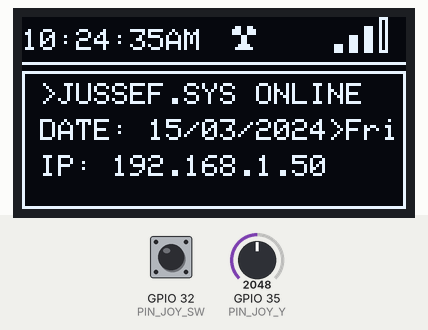
Simulated run of this sketch. Board: ESP32. Shown: 128×64 one-colour display. Inputs (shaded band) come from the test bench; at power-on: GPIO 32 (PIN_JOY_SW) HIGH, GPIO 35 (PIN_JOY_Y) = 2048. WiFi joins after 1.5 s; servers stay silent unless stated; uploads are accepted with an empty reply; the local clock reads 2024-03-15 10:24:30 at power-on unless the sketch sets it; what the sketch prints to the serial monitor is not drawn.

Above: at 5.4 s.
5.5 s: GPIO 32 (PIN_JOY_SW) pulled LOW for 1 s
At 7.6 s:
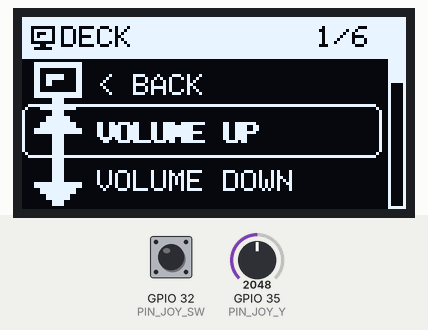
8.2 s: GPIO 35 (PIN_JOY_Y) set to 2941
9.7 s: GPIO 35 (PIN_JOY_Y) set to 3046
At 9.86 s:
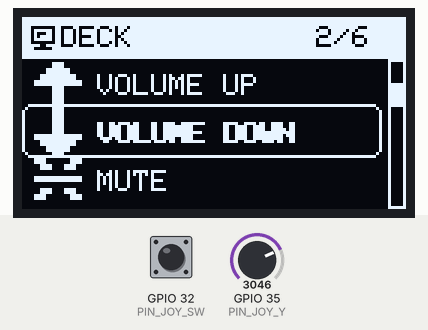
11.9 s: GPIO 32 (PIN_JOY_SW) pulled LOW for 0.15 s
At 12.19 s:
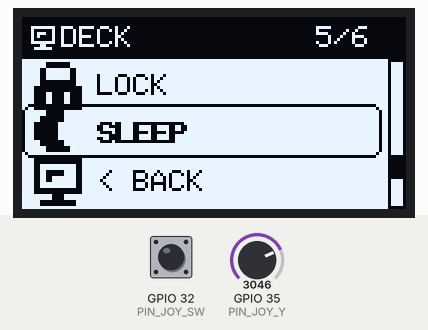
12.6 s: GPIO 32 (PIN_JOY_SW) pulled LOW for 3.2 s
At 13.41 s:
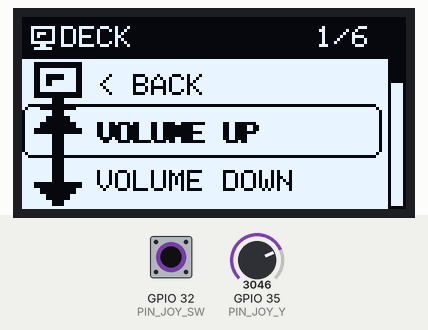
16.4 s: GPIO 35 (PIN_JOY_Y) set to 960
Timing chart, 0 to 19.4 s (numbered marks = the images above; inputs shaded):
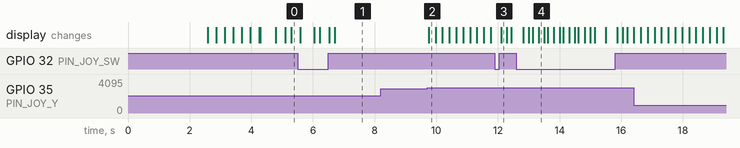

The sketch:

hammerspoon_deck_esp32-Back.ino
```cpp
/*
 * ═══════════════════════════════════════════════
 *  HAMMERSPOON DECK — ESP32 + OLED 0.96"
 *  Menú estilo Batocera/Pip-Boy: al bajar/subir un item se
 *  muestra su ícono grande ("carátula") en el centro. Todo se
 *  maneja con el joystick (eje Y = navegar, click SW = ejecutar).
 *  Al ejecutar hace POST a Hammerspoon: http://HOST:PORT/cmd
 *  con {"type":"action","payload":"<id>"} + header X-Auth-Token.
 * ═══════════════════════════════════════════════
 *  Librerías: Adafruit SSD1306, Adafruit GFX
 *  Cableado: JOY_Y=35  JOY_SW=32  OLED SDA=21 SCL=22
 * ═══════════════════════════════════════════════
 */

#include <WiFi.h>
#include <time.h>
#include <HTTPClient.h>
#include <Wire.h>
#include <Adafruit_GFX.h>
#include <Adafruit_SSD1306.h>
#include "secrets.h"   // SECRET_WIFI_SSID, SECRET_WIFI_PASS, SECRET_HAMMERSPOON_TOKEN

// ---------- CONFIG ----------
const char* WIFI_SSID = SECRET_WIFI_SSID;
const char* WIFI_PASS = SECRET_WIFI_PASS;

const char* HAMMERSPOON_HOST  = "192.168.0.107";
const int   HAMMERSPOON_PORT  = 8484;
const char* HAMMERSPOON_TOKEN = SECRET_HAMMERSPOON_TOKEN;

const long GMT_OFFSET_SEC = -6 * 3600;   // CDMX
const int  DST_OFFSET_SEC = 0;

// ---------- PINES ----------
#define PIN_JOY_Y   35
#define PIN_JOY_SW  32

// ---------- OLED ----------
#define SCREEN_W 128
#define SCREEN_H 64
#define OLED_ADDR 0x3C
Adafruit_SSD1306 display(SCREEN_W, SCREEN_H, &Wire, -1);

// ---------- ICONOS 8x8 ----------
static const uint8_t PROGMEM ICON_SKULL[] = {
  0b00111100, 0b01111110, 0b11011011, 0b11111111,
  0b11100111, 0b01111110, 0b00101010, 0b00000000
};
static const uint8_t PROGMEM ICON_TERMINAL[] = {
  0b11111111, 0b10000001, 0b10111001, 0b10100001,
  0b10000001, 0b11111111, 0b00011000, 0b01111110
};
static const uint8_t PROGMEM ICON_RADIATION[] = {
  0b01100110, 0b11100111, 0b11100111, 0b00011000,
  0b00011000, 0b00011000, 0b00111100, 0b01111110
};
static const uint8_t PROGMEM ICON_GLITCH[] = {   // MUTE
  0b11000011, 0b01100110, 0b00000000, 0b11111111,
  0b00000000, 0b01100110, 0b11000011, 0b00000000
};
static const uint8_t PROGMEM ICON_ARROW_UP[] = {  // VOLUME UP
  0b00011000, 0b00111100, 0b01111110, 0b11111111,
  0b00011000, 0b00011000, 0b00011000, 0b00011000
};
static const uint8_t PROGMEM ICON_ARROW_DOWN[] = { // VOLUME DOWN
  0b00011000, 0b00011000, 0b00011000, 0b00011000,
  0b11111111, 0b01111110, 0b00111100, 0b00011000
};
static const uint8_t PROGMEM ICON_LOCK[] = {       // LOCK
  0b00111100, 0b01000010, 0b01000010, 0b01111110,
  0b11111111, 0b11011011, 0b11011011, 0b11111111
};
static const uint8_t PROGMEM ICON_MOON[] = {       // SLEEP
  0b00111000, 0b01111000, 0b11110000, 0b11110000,
  0b11110000, 0b01111000, 0b00111100, 0b00000000
};

// ---------- IMAGENES ----------
const unsigned char coca [] PROGMEM = {
  0xff, 0xff, 0xff, 0xff, 0xff, 0xff, 0xff, 0xff, 0xff, 0xff, 0xff, 0xff, 0xff, 0xff, 0xff, 0xff,
  0xff, 0xff, 0xff, 0xff, 0xff, 0xff, 0xff, 0xff, 0xff, 0xff, 0xff, 0xff, 0xff, 0xff, 0xff, 0xff,
  0xff, 0xff, 0xff, 0xff, 0xff, 0xff, 0xff, 0xff, 0xff, 0xff, 0xff, 0xff, 0xff, 0xff, 0xff, 0xff,
  0x00, 0x00, 0x00, 0x00, 0x00, 0x00, 0x00, 0x00, 0x00, 0x00, 0x00, 0x00, 0x00, 0x00, 0x00, 0x00,
  0x00, 0x00, 0x00, 0x00, 0x00, 0x00, 0x00, 0x00, 0x00, 0x00, 0x00, 0x00, 0x00, 0x00, 0x00, 0x00,
  0x00, 0x00, 0x00, 0x00, 0x00, 0x00, 0x00, 0x00, 0x00, 0x00, 0x00, 0x00, 0x00, 0x00, 0x00, 0x00,
  0x00, 0x00, 0x00, 0x00, 0x00, 0x00, 0x00, 0x00, 0x00, 0x00, 0x00, 0x00, 0x00, 0x00, 0x00, 0x00,
  0x00, 0x00, 0x00, 0x00, 0x00, 0x00, 0x00, 0x00, 0x00, 0x00, 0x00, 0x00, 0x00, 0x00, 0x00, 0x00,
  0x00, 0x00, 0x00, 0x00, 0x00, 0x00, 0x00, 0x00, 0x00, 0x00, 0x00, 0x00, 0x00, 0x00, 0x00, 0x00,
  0x00, 0x00, 0x00, 0x00, 0x00, 0x00, 0x00, 0x00, 0x00, 0x00, 0x00, 0x00, 0x00, 0x00, 0x00, 0x00,
  0x00, 0x00, 0x00, 0x00, 0x00, 0x00, 0x00, 0x00, 0x00, 0x00, 0x00, 0x00, 0x00, 0x00, 0x00, 0x00,
  0x00, 0x00, 0x00, 0x00, 0x00, 0x00, 0x00, 0x00, 0x00, 0x00, 0x00, 0x00, 0x00, 0x00, 0x00, 0x00,
  0x00, 0x00, 0x00, 0x7c, 0x00, 0x00, 0x00, 0x00, 0x00, 0x00, 0x1e, 0x3f, 0x00, 0x00, 0x40, 0x00,
  0x00, 0x00, 0x03, 0xe6, 0x00, 0x00, 0x00, 0x00, 0x00, 0x00, 0xf3, 0xff, 0xc0, 0x01, 0xe0, 0x00,
  0x00, 0x00, 0x07, 0x82, 0x00, 0x00, 0x00, 0x00, 0x00, 0x03, 0xc3, 0x07, 0xf0, 0x06, 0x20, 0x80,
  0x00, 0x00, 0x1f, 0x02, 0x00, 0x00, 0x00, 0x00, 0x00, 0x0f, 0x8c, 0x01, 0xfc, 0x0c, 0x01, 0x80,
  0x00, 0x00, 0x3c, 0x0e, 0x00, 0x00, 0x00, 0x00, 0x00, 0x1e, 0x10, 0x00, 0x7f, 0x18, 0x47, 0x00,
  0x00, 0x00, 0xf8, 0x1c, 0x00, 0x00, 0x00, 0x00, 0x00, 0x3c, 0x21, 0x00, 0x3f, 0x70, 0x1e, 0x00,
  0x00, 0x01, 0xf0, 0x18, 0x00, 0x00, 0x00, 0x00, 0x00, 0x78, 0x41, 0x00, 0x0e, 0xf1, 0xf8, 0x00,
  0x00, 0x03, 0xe0, 0x00, 0x00, 0x00, 0x00, 0x00, 0x00, 0xf0, 0x40, 0x00, 0x04, 0xef, 0xf0, 0x00,
  0x00, 0x07, 0xc0, 0x00, 0x00, 0x00, 0x00, 0x00, 0x01, 0xe0, 0x82, 0x00, 0x01, 0xdf, 0xc0, 0x00,
  0x00, 0x0f, 0x80, 0x04, 0x00, 0x40, 0x00, 0x00, 0x03, 0xc1, 0x00, 0x00, 0x03, 0xbe, 0x00, 0x00,
  0x00, 0x0f, 0x80, 0x3e, 0x01, 0xf0, 0x1f, 0xe3, 0x87, 0x81, 0x04, 0x00, 0x07, 0x00, 0x00, 0x00,
  0x00, 0x1f, 0x00, 0x62, 0x07, 0x80, 0x71, 0xc3, 0x8f, 0x02, 0x08, 0x00, 0x0f, 0x04, 0x00, 0x00,
  0x00, 0x3e, 0x01, 0xe0, 0x0f, 0x00, 0xe1, 0xc7, 0x1f, 0x02, 0x10, 0x00, 0x0e, 0x08, 0x00, 0x00,
  0x00, 0x7c, 0x03, 0xc0, 0x1e, 0x31, 0xe3, 0x80, 0x3e, 0x02, 0x20, 0x00, 0x1c, 0x10, 0x00, 0x00,
  0x00, 0x7c, 0x07, 0xc2, 0x3c, 0x61, 0xc7, 0x80, 0x3c, 0x01, 0xc0, 0x00, 0x38, 0x20, 0x00, 0x00,
  0x00, 0xf8, 0x07, 0x22, 0x78, 0x63, 0x87, 0x00, 0x7c, 0x00, 0x00, 0x00, 0x38, 0x00, 0x00, 0x00,
  0x01, 0xf8, 0x0f, 0x17, 0xf0, 0x07, 0x0e, 0x00, 0xf8, 0x00, 0x00, 0x00, 0x70, 0x40, 0x00, 0x00,
  0x01, 0xf0, 0x1e, 0x0e, 0xf0, 0x0f, 0x0e, 0x01, 0xf0, 0x00, 0x00, 0x00, 0xf0, 0x80, 0x00, 0x00,
  0x03, 0xf0, 0x1e, 0x09, 0xe0, 0x1e, 0x1c, 0x01, 0xf0, 0x00, 0x00, 0x00, 0xe1, 0x00, 0x00, 0x00,
  0x03, 0xe0, 0x3c, 0x09, 0xe0, 0x1c, 0x3c, 0x43, 0xe0, 0x78, 0x03, 0xc1, 0xc2, 0x1e, 0xe0, 0x00,
  0x07, 0xe0, 0x3c, 0x13, 0xc0, 0x3c, 0x38, 0x03, 0xe1, 0xec, 0x0e, 0x63, 0xc4, 0x3d, 0xe0, 0x00,
  0x07, 0xc0, 0x78, 0x23, 0xc0, 0x78, 0x78, 0x87, 0xc3, 0xc4, 0x1c, 0x23, 0x88, 0x71, 0xc0, 0x00,
  0x07, 0xc0, 0x78, 0x23, 0xc0, 0xf8, 0xf1, 0x07, 0xc3, 0x84, 0x38, 0x27, 0xa0, 0xe3, 0xc0, 0x00,
  0x07, 0xc0, 0x78, 0x43, 0xc1, 0xf8, 0xf2, 0x0f, 0x87, 0x04, 0x78, 0x47, 0xc1, 0xc3, 0x80, 0x00,
  0x0f, 0x80, 0x79, 0x83, 0xc2, 0x79, 0xf4, 0x0f, 0x8f, 0x00, 0xf8, 0x4f, 0x83, 0x87, 0x80, 0x00,
  0x0f, 0x80, 0x7f, 0x03, 0xc4, 0x7f, 0xf8, 0x0f, 0x8e, 0x08, 0xe4, 0x0e, 0x07, 0x87, 0x00, 0x00,
  0x0f, 0x80, 0x7e, 0x03, 0xf8, 0x7d, 0xf0, 0x1f, 0x0e, 0x09, 0xe2, 0x9e, 0x07, 0x0e, 0x00, 0x00,
  0x0f, 0x80, 0x78, 0x01, 0xe0, 0x70, 0xe0, 0x1f, 0x18, 0x13, 0xc1, 0x9e, 0x0e, 0x1e, 0x00, 0x00,
  0x0f, 0x80, 0x00, 0x00, 0x00, 0x00, 0x00, 0x1f, 0x10, 0x13, 0x81, 0x3c, 0x1e, 0x1c, 0x20, 0x00,
  0x0f, 0x80, 0x00, 0x00, 0x00, 0x00, 0x00, 0x1f, 0x00, 0x27, 0x80, 0x3c, 0x1c, 0x3c, 0x40, 0x00,
  0x0f, 0x80, 0x00, 0x00, 0x00, 0x00, 0x00, 0x1f, 0x00, 0x07, 0x82, 0x3c, 0x3c, 0x38, 0x00, 0x00,
  0x0f, 0x80, 0x00, 0x00, 0x00, 0x00, 0x00, 0x1f, 0x00, 0x47, 0x04, 0x38, 0x78, 0x78, 0x80, 0x00,
  0x07, 0xc0, 0x00, 0x00, 0xff, 0xfe, 0x00, 0x1f, 0x00, 0x8f, 0x08, 0x78, 0x78, 0xf1, 0x00, 0x00,
  0x07, 0xc0, 0x00, 0x0f, 0xff, 0xff, 0x80, 0x1f, 0x01, 0x0f, 0x10, 0x78, 0xf9, 0xf2, 0x00, 0x00,
  0x03, 0xf0, 0x00, 0xf8, 0x0f, 0xff, 0xe0, 0x0f, 0x86, 0x0f, 0xe0, 0x7f, 0x7f, 0xfc, 0x00, 0x00,
  0x01, 0xfc, 0x1f, 0x00, 0x01, 0xff, 0xf0, 0x0f, 0xfc, 0x0f, 0xc0, 0x7e, 0x7c, 0xf8, 0x00, 0x00,
  0x00, 0xff, 0xf0, 0x00, 0x00, 0xe0, 0x08, 0x07, 0xf0, 0x0f, 0x80, 0x7c, 0x78, 0xf0, 0x00, 0x00,
  0x00, 0x0e, 0x00, 0x00, 0x00, 0x40, 0x00, 0x01, 0x80, 0x06, 0x00, 0x10, 0x20, 0x40, 0x00, 0x00,
  0x00, 0x00, 0x00, 0x00, 0x00, 0x00, 0x00, 0x00, 0x00, 0x00, 0x00, 0x00, 0x00, 0x00, 0x00, 0x00,
  0x00, 0x00, 0x00, 0x00, 0x00, 0x00, 0x00, 0x00, 0x00, 0x00, 0x00, 0x00, 0x00, 0x00, 0x00, 0x00,
  0x00, 0x00, 0x00, 0x00, 0x00, 0x00, 0x00, 0x00, 0x00, 0x00, 0x00, 0x00, 0x00, 0x00, 0x00, 0x00,
  0x00, 0x00, 0x00, 0x00, 0x00, 0x00, 0x00, 0x00, 0x00, 0x00, 0x00, 0x00, 0x00, 0x00, 0x00, 0x00,
  0x00, 0x00, 0x00, 0x00, 0x00, 0x00, 0x00, 0x00, 0x00, 0x00, 0x00, 0x00, 0x00, 0x00, 0x00, 0x00,
  0x00, 0x00, 0x00, 0x00, 0x00, 0x00, 0x00, 0x00, 0x00, 0x00, 0x00, 0x00, 0x00, 0x00, 0x00, 0x00,
  0x00, 0x00, 0x00, 0x00, 0x00, 0x00, 0x00, 0x00, 0x00, 0x00, 0x00, 0x00, 0x00, 0x00, 0x00, 0x00,
  0x00, 0x00, 0x00, 0x00, 0x00, 0x00, 0x00, 0x00, 0x00, 0x00, 0x00, 0x00, 0x00, 0x00, 0x00, 0x00,
  0x00, 0x00, 0x00, 0x00, 0x00, 0x00, 0x00, 0x00, 0x00, 0x00, 0x00, 0x00, 0x00, 0x00, 0x00, 0x00,
  0x00, 0x00, 0x00, 0x00, 0x00, 0x00, 0x00, 0x00, 0x00, 0x00, 0x00, 0x00, 0x00, 0x00, 0x00, 0x00,
  0x00, 0x00, 0x00, 0x00, 0x00, 0x00, 0x00, 0x00, 0x00, 0x00, 0x00, 0x00, 0x00, 0x00, 0x00, 0x00,
  0xff, 0xff, 0xff, 0xff, 0xff, 0xff, 0xff, 0xff, 0xff, 0xff, 0xff, 0xff, 0xff, 0xff, 0xff, 0xff,
  0xff, 0xff, 0xff, 0xff, 0xff, 0xff, 0xff, 0xff, 0xff, 0xff, 0xff, 0xff, 0xff, 0xff, 0xff, 0xff,
  0xff, 0xff, 0xff, 0xff, 0xff, 0xff, 0xff, 0xff, 0xff, 0xff, 0xff, 0xff, 0xff, 0xff, 0xff, 0xff,
};
// Batery
const unsigned char BATTERY [] PROGMEM = {
  0x00, 0x00, 0x00, 0x00, 0x00, 0x00, 0x00, 0x00, 0x3f, 0xf8, 0x40, 0x04, 0x5b, 0x66, 0x5b, 0x66,
  0x5b, 0x66, 0x40, 0x04, 0x3f, 0xf8, 0x00, 0x00, 0x00, 0x00, 0x00, 0x00, 0x00, 0x00, 0x00, 0x00,
};
// Dashboard
const unsigned char DASHBOARD [] PROGMEM = {
  0x07, 0xe0, 0x18, 0x18, 0x21, 0x24, 0x50, 0x02, 0x48, 0x0a, 0x84, 0x01, 0x83, 0x81, 0xa2, 0x45,
  0x82, 0x41, 0x81, 0x81, 0xa0, 0x05, 0x40, 0x02, 0x4b, 0xd2, 0x23, 0xc4, 0x18, 0x18, 0x07, 0xe0,
};
// DVD
const unsigned char DVD [] PROGMEM = {
  0x07, 0xc0, 0x10, 0x10, 0x20, 0x08, 0x40, 0x04, 0x00, 0x10, 0xff, 0xc2, 0x88, 0x42, 0xa1, 0x42,
  0xa1, 0x42, 0x94, 0xc2, 0xff, 0xc6, 0x40, 0x04, 0x60, 0x0c, 0x30, 0x38, 0x0f, 0xe0, 0x00, 0x00,
};
// Terminal
const unsigned char TERMINAL [] PROGMEM = {
  0x7f, 0xfe, 0x80, 0x01, 0xaa, 0xfd, 0x80, 0x01, 0x80, 0x01, 0xbf, 0xfd, 0xaf, 0xfd, 0xb7, 0xfd,
  0xaf, 0xfd, 0xbf, 0xfd, 0xbf, 0xfd, 0xbf, 0xfd, 0xbf, 0xfd, 0x80, 0x01, 0xff, 0xff, 0x7f, 0xfe,
};
// Bike
const unsigned char BIKE [] PROGMEM = {0x00,0x00,0x00,0x00,0x00,0x00,0x00,0x01,0xc0,0x00,0x01,0xc0,0x00,0x01,0xc0,0x00,0x1e,0x00,0x00,0x3e,0x00,0x00,0x7f,0x00,0x00,0xfb,0x00,0x01,0xf3,0xf0,0x01,0xf1,0xf0,0x00,0xf8,0x00,0x0c,0x3c,0x30,0x3f,0x9c,0xfe,0x71,0xcd,0xc7,0x60,0xcd,0x83,0xc0,0x4f,0x01,0xc0,0x6f,0x01,0x40,0x43,0x01,0x60,0xc1,0x83,0x71,0xc1,0xc7,0x3f,0x80,0xfe,0x04,0x00,0x10,0x00,0x00,0x00};

// ---------- ESTADOS ----------
enum Screen { SCREEN_HOME, SCREEN_DECK };
Screen currentScreen = SCREEN_HOME;

// ---------- MENÚ ----------
struct DeckItem {
  const char* label;
  const char* id;          // nullptr = no dispara HTTP (ej. "< BACK")
  const uint8_t* icon;
};

const DeckItem deckItems[] = {
  { "VOLUME UP",   "volume_up",   ICON_ARROW_UP   },
  { "VOLUME DOWN", "volume_down", ICON_ARROW_DOWN },
  { "MUTE",        "mute_toggle", ICON_GLITCH     },
  { "LOCK",        "lock",        ICON_LOCK       },
  { "SLEEP",       "sleep",       ICON_MOON       },
  { "< BACK",      nullptr,       ICON_TERMINAL   },
};
const int DECK_LEN = sizeof(deckItems) / sizeof(deckItems[0]);
int deckIndex = 0;

// ---------- INPUT ----------
unsigned long lastBtn = 0, lastJoy = 0;
const unsigned long BTN_DEBOUNCE = 250;
const unsigned long JOY_REPEAT  = 180;

// ---------- CURSOR HOME ----------
bool cursorOn = true;
unsigned long lastBlink = 0;

// ═══════════════ SETUP ═══════════════
void setup() {
  Serial.begin(115200);
  pinMode(PIN_JOY_SW, INPUT_PULLUP);

  Wire.begin(21, 22);
  Wire.setClock(400000);
  if (!display.begin(SSD1306_SWITCHCAPVCC, OLED_ADDR)) {
    Serial.println("OLED no encontrado :(");
    while (true) delay(100);
  }

  bootSplash();
  connectWiFi();
  configTime(GMT_OFFSET_SEC, DST_OFFSET_SEC, "mx.pool.ntp.org", "pool.ntp.org");
  drawHome();
}

// ═══════════════ LOOP ═══════════════
void loop() {
  handleInput();

  if (millis() - lastBlink > 500) {
    cursorOn = !cursorOn;
    lastBlink = millis();
  }

  if (currentScreen == SCREEN_HOME) drawHome();
  else                              drawDeck();

  delay(30);
}

// ═══════════════ INPUT ═══════════════
void handleInput() {
  if (currentScreen == SCREEN_HOME) {
    bool sw = (digitalRead(PIN_JOY_SW) == LOW);
    if (sw && millis() - lastBtn > BTN_DEBOUNCE) {
      lastBtn = millis();
      currentScreen = SCREEN_DECK;
      deckIndex = 0;
    }
    return;
  }

  int y = analogRead(PIN_JOY_Y);
  if (millis() - lastJoy > JOY_REPEAT) {
    int dir = 0;
    if (y < 1000)      dir = -1;
    else if (y > 3000) dir = +1;
    if (dir != 0) {
      deckIndex = (deckIndex + dir + DECK_LEN) % DECK_LEN;   // circular, como el menú de referencia
      lastJoy = millis();
    }
  }

  bool sw = (digitalRead(PIN_JOY_SW) == LOW);
  if (sw && millis() - lastBtn > BTN_DEBOUNCE) {
    lastBtn = millis();
    if (deckItems[deckIndex].id == nullptr) {   // "< BACK"
      currentScreen = SCREEN_HOME;
    } else {
      fireAction(deckIndex);
    }
  }
}

// ═══════════════ HAMMERSPOON (HTTP) ═══════════════
void fireResultFlash(bool ok) {
  int times = ok ? 2 : 5;
  int ms    = ok ? 60 : 35;
  for (int i = 0; i < times; i++) {
    display.invertDisplay(true);  delay(ms);
    display.invertDisplay(false); delay(ms);
  }
}

void fireAction(int idx) {
  if (idx < 0 || idx >= DECK_LEN) return;

  if (WiFi.status() != WL_CONNECTED) {
    Serial.println("[HAMMERSPOON] sin wifi");
    fireResultFlash(false);
    return;
  }

  HTTPClient http;
  char url[96];
  snprintf(url, sizeof(url), "http://%s:%d/cmd", HAMMERSPOON_HOST, HAMMERSPOON_PORT);
  http.begin(url);
  http.setTimeout(3000);
  http.addHeader("Content-Type", "application/json");
  http.addHeader("X-Auth-Token", HAMMERSPOON_TOKEN);

  char body[64];
  snprintf(body, sizeof(body), "{\"type\":\"action\",\"payload\":\"%s\"}", deckItems[idx].id);

  int code = http.POST(body);
  http.end();

  Serial.printf("[HAMMERSPOON] %s -> %d\n", deckItems[idx].id, code);
  fireResultFlash(code == 200);
}

// ═══════════════ BITMAP ESCALADO (carátula grande) ═══════════════
void drawBitmapScaled(int16_t x, int16_t y, const uint8_t* bitmap, int w, int h, int scale, uint16_t color) {
  int byteWidth = (w + 7) / 8;
  for (int j = 0; j < h; j++) {
    for (int i = 0; i < w; i++) {
      if (pgm_read_byte(bitmap + j * byteWidth + i / 8) & (0x80 >> (i & 7))) {
        display.fillRect(x + i * scale, y + j * scale, scale, scale, color);
      }
    }
  }
}

// ═══════════════ PANTALLA (estilo Flipper Zero / upir) ═══════════════
// Header (igual al resto de las pantallas) + 3 filas: anterior (chico) /
// seleccionado (resaltado) / siguiente (chico), ícono 16x16 (nuestros
// íconos 8x8 escalados x2) + label, scrollbar a la derecha.
const int DECK_LIST_TOP = 14;   // debajo del header, deja 50px para la lista

void drawDeck() {
  display.clearDisplay();

  // -- header: qué menú es (útil cuando haya submenús) --
  display.fillRect(0, 0, 128, 14, SSD1306_WHITE);
  display.setTextColor(SSD1306_BLACK);
  display.setTextSize(1);
  display.drawBitmap(3, 3, ICON_TERMINAL, 8, 8, SSD1306_BLACK);
  display.setCursor(13, 3);
  display.print(F("DECK"));
  display.setCursor(98, 3);
  display.print(deckIndex + 1);
  display.print("/");
  display.print(DECK_LEN);

  display.setTextColor(SSD1306_WHITE);

  int prevIdx = (deckIndex - 1 + DECK_LEN) % DECK_LEN;
  int nextIdx = (deckIndex + 1) % DECK_LEN;

  // -- caja de selección alrededor del item actual --
  display.drawRoundRect(0, DECK_LIST_TOP + 15, 120, 18, 3, SSD1306_WHITE);

  // -- item anterior --
  drawBitmapScaled(4, DECK_LIST_TOP + 1, deckItems[prevIdx].icon, 8, 8, 2, SSD1306_WHITE);
  display.setCursor(25, DECK_LIST_TOP + 5);
  display.print(deckItems[prevIdx].label);

  // -- item seleccionado ("negrita" con doble trazo) --
  drawBitmapScaled(4, DECK_LIST_TOP + 17, deckItems[deckIndex].icon, 8, 8, 2, SSD1306_WHITE);
  display.setCursor(25, DECK_LIST_TOP + 21);
  display.print(deckItems[deckIndex].label);
  display.setCursor(26, DECK_LIST_TOP + 21);
  display.print(deckItems[deckIndex].label);

  // -- item siguiente --
  drawBitmapScaled(4, DECK_LIST_TOP + 33, deckItems[nextIdx].icon, 8, 8, 2, SSD1306_WHITE);
  display.setCursor(25, DECK_LIST_TOP + 37);
  display.print(deckItems[nextIdx].label);

  // -- scrollbar (solo en el área de la lista, no tapa el header) --
  display.drawRect(122, DECK_LIST_TOP, 6, SCREEN_H - DECK_LIST_TOP, SSD1306_WHITE);
  int handleH = (SCREEN_H - DECK_LIST_TOP) / DECK_LEN;
  display.fillRect(123, DECK_LIST_TOP + handleH * deckIndex, 4, handleH, SSD1306_WHITE);

  display.display();
}

// ═══════════════ PANTALLA HOME ═══════════════
void drawHome() {
  display.clearDisplay();
  drawStatusBar();

  struct tm t;
  bool haveTime = getLocalTime(&t, 50);

  display.drawRect(0, 18, 128, 46, SSD1306_WHITE);
  display.setTextColor(SSD1306_WHITE);
  display.setTextSize(1);

  display.setCursor(6, 22);
  display.print(F(">JUSSEF.SYS ONLINE"));

  display.setCursor(6, 34);
  if (haveTime) {
    char fecha[24];
    strftime(fecha, sizeof(fecha), "%d/%m/%Y>%a", &t);
    display.print(F("DATE: "));
    display.print(fecha);
  } else {
    display.print(F("DATE: SYNCING..."));
  }

  display.setCursor(6, 46);
  display.print(F("IP: "));
  display.print(WiFi.status() == WL_CONNECTED ? WiFi.localIP().toString() : "---");

  if (cursorOn) display.fillRect(6, 56, 6, 4, SSD1306_WHITE);

  display.display();
}

void drawStatusBar() {
  display.setTextColor(SSD1306_WHITE);
  display.setTextSize(1);

  struct tm t;
  display.setCursor(0, 4);
  if (getLocalTime(&t, 50)) {
    char hora[13];
    strftime(hora, sizeof(hora), "%I:%M:%S%p", &t);
    display.print(hora);
  } else {
    display.print(F("--:--:--"));
  }

  display.drawBitmap(70, 3, ICON_RADIATION, 8, 8, SSD1306_WHITE);
  drawWifiBars(104, 12);

  display.drawFastHLine(0, 15, 128, SSD1306_WHITE);
}

void drawWifiBars(int x, int yBase) {
  if (WiFi.status() != WL_CONNECTED) {
    display.setCursor(x, 4);
    display.print(F("X"));
    return;
  }
  long rssi = WiFi.RSSI();
  int bars = (rssi > -55) ? 4 : (rssi > -65) ? 3 : (rssi > -75) ? 2 : 1;
  for (int i = 0; i < 4; i++) {
    int h = 3 + i * 3;
    if (i < bars) display.fillRect(x + i * 5, yBase - h, 3, h, SSD1306_WHITE);
    else          display.drawRect(x + i * 5, yBase - h, 3, h, SSD1306_WHITE);
  }
}

// ═══════════════ BOOT ═══════════════
void bootSplash() {
  display.clearDisplay();
  display.drawBitmap(0, 0, coca, 128, 64, SSD1306_WHITE);
  display.display();
  delay(2500);
}

// ═══════════════ WIFI ═══════════════
void connectWiFi() {
  display.clearDisplay();
  display.setCursor(0, 0);
  display.setTextColor(SSD1306_WHITE);
  display.print(F("WIFI: CONNECTING"));
  display.display();

  WiFi.mode(WIFI_STA);
  WiFi.begin(WIFI_SSID, WIFI_PASS);

  int dots = 0;
  while (WiFi.status() != WL_CONNECTED && dots < 40) {
    delay(250);
    display.print(".");
    display.display();
    dots++;
  }
}
```

Source omitted: secrets.example.h (639 bytes)

Measured:
- the behaviour switches between 3000 and 3001 on GPIO 35 (PIN_JOY_Y) (found by bisection; images 1 and 2)
- after the input at 5.5 s, the display: changes after 0.08 s (image 1)
- after the input at 8.2 s, every drawn part: stays the same
- after the input at 9.7 s, the display: changes after 0.06 s (image 2)
- after the input at 11.9 s, the display: changes after 0.21 s (image 3)
- after the input at 12.6 s, the display: first changes after 0.23 s (image 4 shows a later state)
